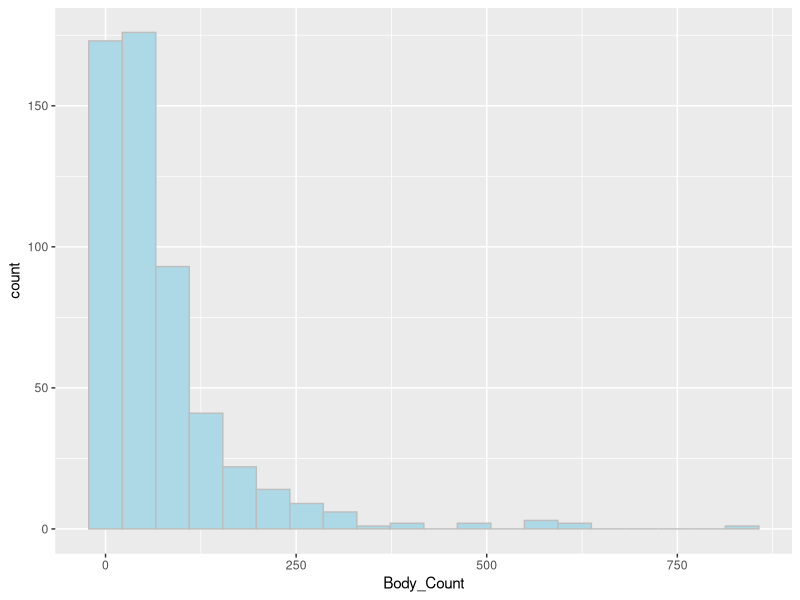

Write the R code that produced this figure. (Note: this script raises an error after producing the figure.)
library(dplyr)
library(ggplot2)

movie_body_counts <- read.csv('films.csv')

head(movie_body_counts)

str(movie_body_counts)

ggplot(movie_body_counts, aes(x=Body_Count)) +
 geom_histogram(bins=20, color="grey", fill="lightblue") 

 movie_body_counts %>%
 top_n(n = 10, Body_Count) %>%
 arrange(desc(Body_Count))

 movie_body_counts %>%
 top_n(n = 10, body_per_min) %>%
 arrange(desc(body_per_min))